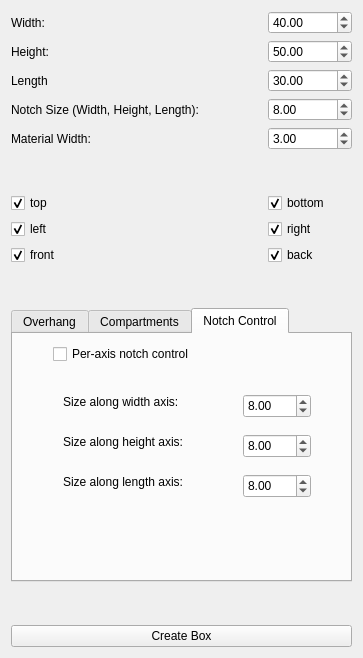
<?xml version="1.0" encoding="UTF-8"?>
<ui version="4.0">
 <class>Dialog</class>
 <widget class="QWidget" name="Dialog">
  <property name="windowModality">
   <enum>Qt::WindowModal</enum>
  </property>
  <property name="geometry">
   <rect>
    <x>0</x>
    <y>0</y>
    <width>363</width>
    <height>658</height>
   </rect>
  </property>
  <property name="windowTitle">
   <string notr="true">Box Creator</string>
  </property>
  <layout class="QGridLayout" name="gridLayout">
   <item row="14" column="0">
    <spacer name="verticalSpacer_2">
     <property name="orientation">
      <enum>Qt::Vertical</enum>
     </property>
     <property name="sizeHint" stdset="0">
      <size>
       <width>20</width>
       <height>40</height>
      </size>
     </property>
    </spacer>
   </item>
   <item row="13" column="0">
    <widget class="QCheckBox" name="checkBoxFront">
     <property name="text">
      <string notr="true">front</string>
     </property>
     <property name="checked">
      <bool>true</bool>
     </property>
    </widget>
   </item>
   <item row="11" column="0">
    <widget class="QCheckBox" name="checkBoxLeft">
     <property name="text">
      <string notr="true">left</string>
     </property>
     <property name="checked">
      <bool>true</bool>
     </property>
    </widget>
   </item>
   <item row="0" column="2">
    <widget class="QDoubleSpinBox" name="doubleSpinBoxWidth">
     <property name="decimals">
      <number>2</number>
     </property>
     <property name="minimum">
      <double>0.000000000000000</double>
     </property>
     <property name="maximum">
      <double>999999.000000000000000</double>
     </property>
     <property name="value">
      <double>40.000000000000000</double>
     </property>
    </widget>
   </item>
   <item row="18" column="0" colspan="3">
    <widget class="QPushButton" name="pushButtonCreate">
     <property name="text">
      <string notr="true">Create Box</string>
     </property>
    </widget>
   </item>
   <item row="4" column="0">
    <widget class="QLabel" name="label_4">
     <property name="text">
      <string notr="true">Notch Size (Width, Height, Length):</string>
     </property>
    </widget>
   </item>
   <item row="17" column="0">
    <spacer name="verticalSpacer_4">
     <property name="orientation">
      <enum>Qt::Vertical</enum>
     </property>
     <property name="sizeHint" stdset="0">
      <size>
       <width>20</width>
       <height>40</height>
      </size>
     </property>
    </spacer>
   </item>
   <item row="9" column="2">
    <widget class="QCheckBox" name="checkBoxBottom">
     <property name="text">
      <string notr="true">bottom</string>
     </property>
     <property name="checked">
      <bool>true</bool>
     </property>
    </widget>
   </item>
   <item row="8" column="0">
    <spacer name="verticalSpacer">
     <property name="orientation">
      <enum>Qt::Vertical</enum>
     </property>
     <property name="sizeHint" stdset="0">
      <size>
       <width>20</width>
       <height>40</height>
      </size>
     </property>
    </spacer>
   </item>
   <item row="4" column="2">
    <widget class="QDoubleSpinBox" name="doubleSpinBoxNotchWidth">
     <property name="maximum">
      <double>999999.000000000000000</double>
     </property>
     <property name="value">
      <double>8.000000000000000</double>
     </property>
    </widget>
   </item>
   <item row="2" column="2">
    <widget class="QDoubleSpinBox" name="doubleSpinBoxHeight">
     <property name="maximum">
      <double>999999.000000000000000</double>
     </property>
     <property name="value">
      <double>50.000000000000000</double>
     </property>
    </widget>
   </item>
   <item row="6" column="0" colspan="2">
    <widget class="QLabel" name="label_5">
     <property name="text">
      <string notr="true">Material Width:</string>
     </property>
    </widget>
   </item>
   <item row="6" column="2">
    <widget class="QDoubleSpinBox" name="doubleSpinBoxMaterialWidth">
     <property name="maximum">
      <double>999999.000000000000000</double>
     </property>
     <property name="value">
      <double>3.000000000000000</double>
     </property>
    </widget>
   </item>
   <item row="0" column="0">
    <widget class="QLabel" name="label">
     <property name="locale">
      <locale language="English" country="UnitedStates"/>
     </property>
     <property name="text">
      <string notr="true">Width:</string>
     </property>
    </widget>
   </item>
   <item row="2" column="0">
    <widget class="QLabel" name="label_2">
     <property name="text">
      <string notr="true">Height:</string>
     </property>
    </widget>
   </item>
   <item row="9" column="0">
    <widget class="QCheckBox" name="checkBoxTop">
     <property name="text">
      <string notr="true">top</string>
     </property>
     <property name="checked">
      <bool>true</bool>
     </property>
    </widget>
   </item>
   <item row="11" column="2">
    <widget class="QCheckBox" name="checkBoxRight">
     <property name="text">
      <string notr="true">right</string>
     </property>
     <property name="checked">
      <bool>true</bool>
     </property>
    </widget>
   </item>
   <item row="13" column="2">
    <widget class="QCheckBox" name="checkBoxBack">
     <property name="text">
      <string notr="true">back</string>
     </property>
     <property name="checked">
      <bool>true</bool>
     </property>
    </widget>
   </item>
   <item row="3" column="2">
    <widget class="QDoubleSpinBox" name="doubleSpinBoxLength">
     <property name="maximum">
      <double>999999.000000000000000</double>
     </property>
     <property name="value">
      <double>30.000000000000000</double>
     </property>
    </widget>
   </item>
   <item row="3" column="0">
    <widget class="QLabel" name="label_3">
     <property name="text">
      <string notr="true">Length</string>
     </property>
    </widget>
   </item>
   <item row="16" column="0" colspan="3">
    <widget class="QTabWidget" name="tabWidget">
     <property name="currentIndex">
      <number>2</number>
     </property>
     <widget class="QWidget" name="tab">
      <attribute name="title">
       <string notr="true">Overhang</string>
      </attribute>
      <layout class="QGridLayout" name="gridLayout_4">
       <item row="16" column="2">
        <widget class="QDoubleSpinBox" name="overhangTopFront">
         <property name="maximum">
          <double>999999.000000000000000</double>
         </property>
        </widget>
       </item>
       <item row="19" column="2">
        <widget class="QDoubleSpinBox" name="overhangBotRight">
         <property name="maximum">
          <double>999999.000000000000000</double>
         </property>
        </widget>
       </item>
       <item row="17" column="0">
        <widget class="QLabel" name="label_9">
         <property name="text">
          <string notr="true">Overhang top back</string>
         </property>
        </widget>
       </item>
       <item row="14" column="0">
        <widget class="QLabel" name="label_6">
         <property name="text">
          <string notr="true">Overhang top left</string>
         </property>
        </widget>
       </item>
       <item row="14" column="2">
        <widget class="QDoubleSpinBox" name="overhangTopLeft">
         <property name="maximum">
          <double>999999.000000000000000</double>
         </property>
        </widget>
       </item>
       <item row="18" column="0">
        <widget class="QLabel" name="label_10">
         <property name="text">
          <string notr="true">Overhang bottom left</string>
         </property>
        </widget>
       </item>
       <item row="18" column="2">
        <widget class="QDoubleSpinBox" name="overhangBotLeft">
         <property name="maximum">
          <double>999999.000000000000000</double>
         </property>
        </widget>
       </item>
       <item row="17" column="2">
        <widget class="QDoubleSpinBox" name="overhangTopBack">
         <property name="maximum">
          <double>999999.000000000000000</double>
         </property>
        </widget>
       </item>
       <item row="15" column="0">
        <widget class="QLabel" name="label_7">
         <property name="text">
          <string notr="true">Overhang top right</string>
         </property>
        </widget>
       </item>
       <item row="22" column="0">
        <widget class="QLabel" name="label_13">
         <property name="text">
          <string notr="true">Overhang bottom back</string>
         </property>
        </widget>
       </item>
       <item row="15" column="2">
        <widget class="QDoubleSpinBox" name="overhangTopRight">
         <property name="maximum">
          <double>999999.000000000000000</double>
         </property>
        </widget>
       </item>
       <item row="16" column="0">
        <widget class="QLabel" name="label_8">
         <property name="text">
          <string notr="true">Overhang top front</string>
         </property>
        </widget>
       </item>
       <item row="19" column="0">
        <widget class="QLabel" name="label_11">
         <property name="text">
          <string notr="true">Overhang bottom right</string>
         </property>
        </widget>
       </item>
       <item row="21" column="0">
        <widget class="QLabel" name="label_12">
         <property name="text">
          <string notr="true">Overhang bottom front</string>
         </property>
        </widget>
       </item>
       <item row="22" column="2">
        <widget class="QDoubleSpinBox" name="overhangBotBack">
         <property name="maximum">
          <double>999999.000000000000000</double>
         </property>
        </widget>
       </item>
       <item row="21" column="2">
        <widget class="QDoubleSpinBox" name="overhangBotFront">
         <property name="maximum">
          <double>999999.000000000000000</double>
         </property>
        </widget>
       </item>
      </layout>
     </widget>
     <widget class="QWidget" name="tab_2">
      <attribute name="title">
       <string notr="true">Compartments</string>
      </attribute>
      <layout class="QGridLayout" name="gridLayout_2">
       <item row="2" column="1">
        <widget class="QDoubleSpinBox" name="compartmentOffset">
         <property name="maximum">
          <double>99999999.000000000000000</double>
         </property>
         <property name="value">
          <double>20.000000000000000</double>
         </property>
        </widget>
       </item>
       <item row="7" column="0" colspan="2">
        <widget class="QPushButton" name="pushButton_CompartZ">
         <property name="text">
          <string notr="true">Create Z Compartment</string>
         </property>
        </widget>
       </item>
       <item row="2" column="0">
        <widget class="QLabel" name="label_14">
         <property name="text">
          <string notr="true">Offset</string>
         </property>
        </widget>
       </item>
       <item row="5" column="0" colspan="2">
        <widget class="QPushButton" name="pushButton_CompartX">
         <property name="text">
          <string notr="true">Create X Compartment</string>
         </property>
        </widget>
       </item>
       <item row="1" column="0">
        <spacer name="verticalSpacer_5">
         <property name="orientation">
          <enum>Qt::Vertical</enum>
         </property>
         <property name="sizeHint" stdset="0">
          <size>
           <width>20</width>
           <height>40</height>
          </size>
         </property>
        </spacer>
       </item>
       <item row="6" column="0" colspan="2">
        <widget class="QPushButton" name="pushButton_CompartY">
         <property name="text">
          <string notr="true">Create Y Compartment</string>
         </property>
        </widget>
       </item>
       <item row="3" column="0">
        <spacer name="verticalSpacer_3">
         <property name="orientation">
          <enum>Qt::Vertical</enum>
         </property>
         <property name="sizeHint" stdset="0">
          <size>
           <width>20</width>
           <height>40</height>
          </size>
         </property>
        </spacer>
       </item>
       <item row="0" column="0" colspan="2">
        <widget class="QLabel" name="label_15">
         <property name="text">
          <string notr="true">Select a box or some sides of a box first</string>
         </property>
        </widget>
       </item>
      </layout>
     </widget>
     <widget class="QWidget" name="tab_3">
      <attribute name="title">
       <string>Notch Control</string>
      </attribute>
      <widget class="QCheckBox" name="perAxisNotchControl">
       <property name="geometry">
        <rect>
         <x>40</x>
         <y>10</y>
         <width>171</width>
         <height>20</height>
        </rect>
       </property>
       <property name="text">
        <string>Per-axis notch control</string>
       </property>
      </widget>
      <widget class="QDoubleSpinBox" name="doubleSpinBoxWidthNotchWidth">
       <property name="geometry">
        <rect>
         <x>230</x>
         <y>60</y>
         <width>68</width>
         <height>24</height>
        </rect>
       </property>
       <property name="maximum">
        <double>999999.000000000000000</double>
       </property>
       <property name="value">
        <double>8.000000000000000</double>
       </property>
      </widget>
      <widget class="QDoubleSpinBox" name="doubleSpinBoxHeightNotchWidth">
       <property name="geometry">
        <rect>
         <x>230</x>
         <y>100</y>
         <width>68</width>
         <height>24</height>
        </rect>
       </property>
       <property name="maximum">
        <double>999999.000000000000000</double>
       </property>
       <property name="value">
        <double>8.000000000000000</double>
       </property>
      </widget>
      <widget class="QDoubleSpinBox" name="doubleSpinBoxLengthNotchWidth">
       <property name="geometry">
        <rect>
         <x>230</x>
         <y>140</y>
         <width>68</width>
         <height>24</height>
        </rect>
       </property>
       <property name="maximum">
        <double>999999.000000000000000</double>
       </property>
       <property name="value">
        <double>8.000000000000000</double>
       </property>
      </widget>
      <widget class="QLabel" name="label_16">
       <property name="geometry">
        <rect>
         <x>50</x>
         <y>60</y>
         <width>141</width>
         <height>16</height>
        </rect>
       </property>
       <property name="text">
        <string>Size along width axis:</string>
       </property>
      </widget>
      <widget class="QLabel" name="label_17">
       <property name="geometry">
        <rect>
         <x>50</x>
         <y>100</y>
         <width>141</width>
         <height>16</height>
        </rect>
       </property>
       <property name="text">
        <string>Size along height axis:</string>
       </property>
      </widget>
      <widget class="QLabel" name="label_18">
       <property name="geometry">
        <rect>
         <x>50</x>
         <y>140</y>
         <width>151</width>
         <height>16</height>
        </rect>
       </property>
       <property name="text">
        <string>Size along length axis:</string>
       </property>
      </widget>
     </widget>
    </widget>
   </item>
  </layout>
 </widget>
 <resources/>
 <connections/>
</ui>
